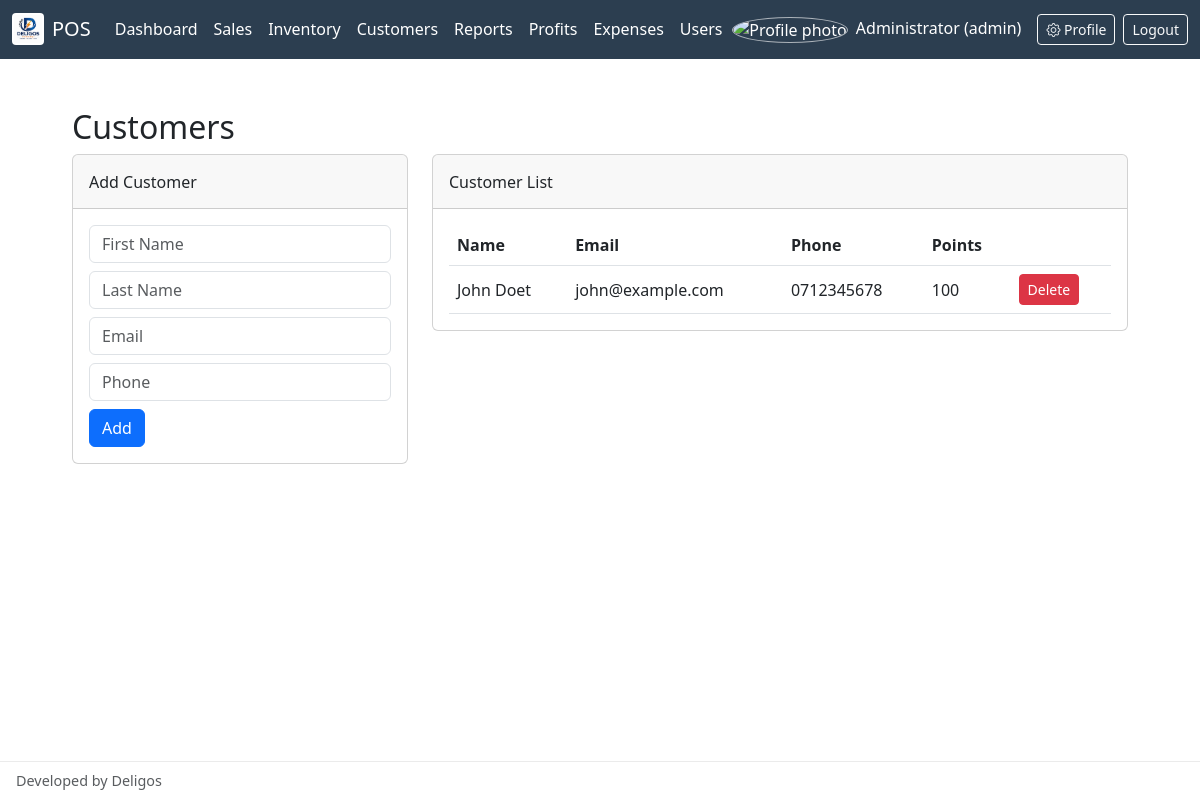
/customers.php (signed in), run on the app's committed database.
### tables this page shows
CREATE TABLE `customers` (
  `id` int(11) NOT NULL,
  `first_name` varchar(50) NOT NULL,
  `last_name` varchar(50) NOT NULL,
  `email` varchar(100) DEFAULT NULL,
  `phone` varchar(20) DEFAULT NULL,
  `address` text DEFAULT NULL,
  `loyalty_points` int(11) NOT NULL DEFAULT 0,
  `created_at` datetime NOT NULL DEFAULT current_timestamp()
);

### customers.php (the view, shortened to what this page needs)
<?php
require_once 'config/db.php';
include 'includes/header.php';
?>
<h2>Customers</h2>
<div class="row">
    <div class="col-md-4">
        <div class="card">
            <div class="card-header">Add Customer</div>
            <div class="card-body">
                <form method="POST" class="needs-validation" novalidate>
                    <div class="mb-2">
                        <input name="first_name" class="form-control" placeholder="First Name" required>
                    </div>
                    <div class="mb-2">
                        <input name="last_name" class="form-control" placeholder="Last Name" required>
                    </div>
                    <div class="mb-2">
                        <input name="email" type="email" class="form-control" placeholder="Email" autocomplete="email">
                    </div>
                    <div class="mb-2"><input name="phone" class="form-control" placeholder="Phone"></div>
                    <button type="submit" name="add_customer" class="btn btn-primary">Add</button>
                </form>
            </div>
        </div>
    </div>
    <div class="col-md-8">
        <div class="card">
            <div class="card-header">Customer List</div>
            <div class="card-body">
                <table class="table">
                    <thead><tr><th>Name</th><th>Email</th><th>Phone</th><th>Points</th><th></th></tr></thead>
                    <tbody>
                    <?php foreach ($pdo->query("SELECT * FROM customers ORDER BY id DESC") as $c): ?>
                        <tr>
                            <td><?= htmlspecialchars($c['first_name'] . ' ' . $c['last_name']) ?></td>
                            <td><?= htmlspecialchars((string)$c['email']) ?></td>
                            <td><?= htmlspecialchars((string)$c['phone']) ?></td>
                            <td><?= (int)$c['loyalty_points'] ?></td>
                            <td>
                                <form method="POST" class="d-inline" onsubmit="return confirm('Delete?')">
                                    <button type="submit" name="delete_customer" value="1" class="btn btn-sm btn-danger">Delete</button>
                                </form>
                            </td>
                        </tr>
                    <?php endforeach; ?>
                    </tbody>
                </table>
            </div>
        </div>
    </div>
</div>
<?php include 'includes/footer.php'; ?>

### includes/header.php (style rules this page uses)
html, body { width: 100%; min-height: 100%; }
body { padding-top: 60px; overflow-x: hidden; }
.container-fluid, .row, .row > * { min-width: 0; }
.card { max-width: 100%; min-width: 0; }
.card-body { overflow-x: auto; padding: 1rem; }
.card-header { padding: 0.9rem 1rem; }
.table { min-width: max-content; margin-bottom: 0; }
.table th, .table td { vertical-align: middle; white-space: nowrap; }
.btn { white-space: nowrap; }
.row { --bs-gutter-y: 1rem; }

### data on the page
customers: first_name+last_name "John Doet", email "john@example.com", phone "0712345678", loyalty_points "100"

### other printed values
$_SESSION['full_name'] "Administrator"
$_SESSION['role'] "admin"
